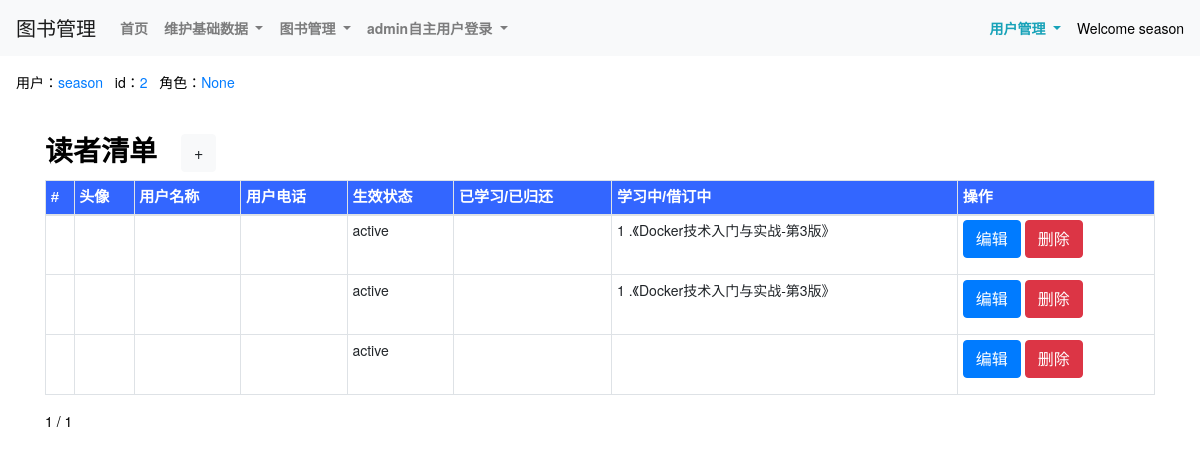
The page /theUserlist_show/ (signed in) on the database as committed earlier.
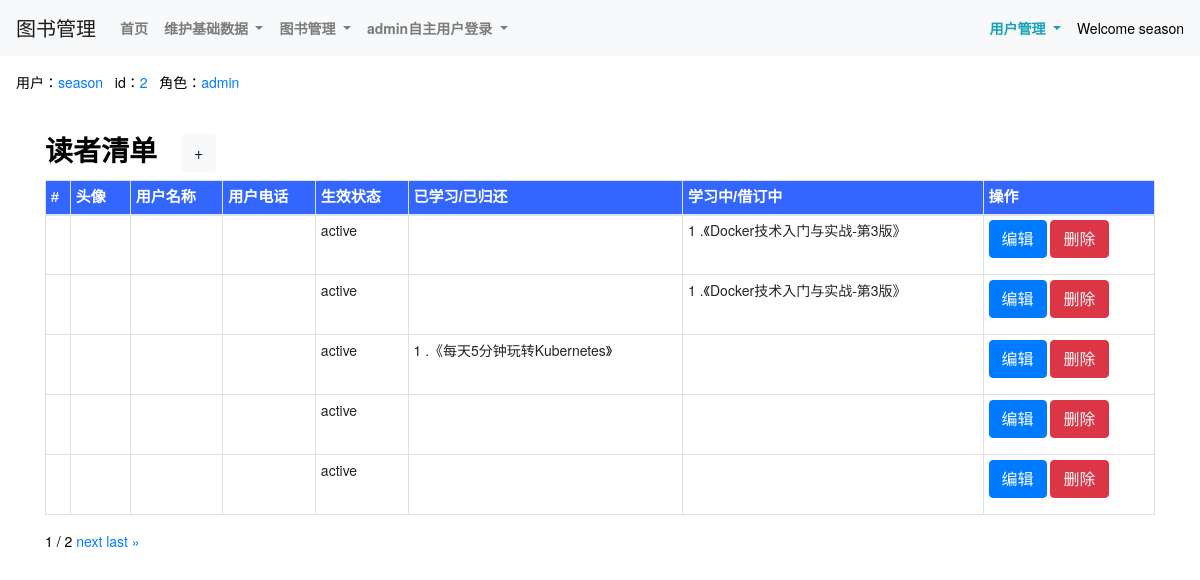
The same page on the database as committed later.
### book/models.py (models this page shows, shortened)
class User(AbstractUser):
    dept = models.CharField(max_length=500,verbose_name=('部门'),blank=True, null=True,)
    age = models.IntegerField(verbose_name=('年龄'),blank=True, null=True,)
    mobilenumber = models.CharField(max_length=500,verbose_name=('电话号码'),blank=True, null=True,)
    role = models.CharField(max_length=500,verbose_name=('角色'),blank=True, null=True,)
    theUser_status1 = models.CharField(max_length=500,verbose_name=('用户状态1'),choices=THEUSERSTATUS_TYPE,default='active')
    field1 = models.CharField(max_length=500,verbose_name=('属性1'),blank=True, null=True,)
    field2 = models.CharField(max_length=500,verbose_name=('属性2'),blank=True, null=True,)
    field3 = models.CharField(max_length=500,verbose_name=('属性3'),blank=True, null=True,)
    field4 = models.CharField(max_length=500,verbose_name=('属性4'),blank=True, null=True,)
    class Meta(AbstractUser.Meta):
        swappable = 'AUTH_USER_MODEL'

class theBorrow(models.Model):
    boid = models.AutoField(primary_key=True)
    theBorrow_add_datetime = models.DateTimeField(max_length=500,verbose_name=('创建日期'),auto_now_add=True)
    theBorrow_update_datetime = models.DateTimeField(max_length=500,verbose_name=('修改日期'),auto_now=True)
    theBorrow_theUser = models.ForeignKey(User,on_delete=models.CASCADE) #related_name='borrow_theUser',
    theBorrow_theBook = models.ForeignKey(theBook,on_delete=models.CASCADE)  #,related_name='borrow_theBook'
    theBorrow_duration = models.IntegerField(verbose_name=('借订天数'),blank=True, null=True,)
    theBorrow_status1 = models.CharField(max_length=500, choices=THEBORROWSTATUS_TYPE, verbose_name=('借订状态1'))
    theBorrow_status2 = models.CharField(max_length=500,verbose_name=('借订状态2'),blank=True, null=True,)
    theBorrow_status3 = models.CharField(max_length=500,verbose_name=('借订状态3'),blank=True, null=True,)
    class Meta:
        verbose_name = ('借订')
        verbose_name_plural = ('借订')
        unique_together = [['theBorrow_theUser','theBorrow_theBook']] # 联合唯一

class theBook(models.Model):
    bid = models.AutoField(primary_key=True)
    theBook_name = models.CharField(max_length=500,verbose_name=('图书名称'),)
    theBook_location = models.ForeignKey(location,blank=True, null=True, on_delete=models.CASCADE,related_name='Book_location')
    theBook_type = models.CharField(max_length=500, verbose_name=('电子书/纸质书'),choices=THEBOOK_TYPE,)
    theBook_category = models.ForeignKey(category,blank=True, null=True, on_delete=models.CASCADE,related_name='Book_category')
    theBook_logo = models.ImageField(max_length=500, verbose_name=('图书照片1'),upload_to='images/')
    theBook_attachment = models.FileField(max_length=10000,verbose_name=('图书附件(备用)'),blank=True, null=True,upload_to='file')
    theBook_status1 = models.CharField(max_length=500,verbose_name=('图书状态1'),choices=THESTATUS_TYPE,)
    theBook_status2 = models.CharField(max_length=500,verbose_name=('图书状态2(备用)'),blank=True, null=True,)
    theBook_status3 = models.CharField(max_length=500,verbose_name=('图书状态3(备用)'),blank=True, null=True,)
    theBook_id = models.CharField(max_length=500,verbose_name=('图书编号(备用)'),blank=True, null=True,)
    theBook_information1 = models.TextField(max_length=10000,verbose_name=('图书信息1'),blank=True, null=True,)
    theBook_information2 = models.TextField(max_length=10000,verbose_name=('图书信息2(备用)'),blank=True, null=True,)
    theBook_information3 = models.TextField(max_length=10000,verbose_name=('图书信息3(备用)'),blank=True, null=True,)
    theBook_information4 = models.TextField(max_length=10000,verbose_name=('图书信息4(备用)'),blank=True, null=True,)
    theBook_information5 = models.TextField(max_length=10000,verbose_name=('图书信息5(备用)'),blank=True, null=True,)
    class Meta:
        verbose_name = ('图书')
        verbose_name_plural = ('图书')
        ordering = ['theBook_category'] # 返回值排序

### book/views.py (the view)
# urls.py: path('theUserlist_show/', views.theUserlist_show, name='theUserlist_show'),
def theUserlist_show(request,page=1):
    theUserlist = User.objects.all()
    paginator = Paginator(theUserlist, 5)
    try:
        page_obj = paginator.page(page)
    except PageNotAnInteger:
        page_obj = paginator.page(1)
    except EmptyPage:
        page_obj = paginator.page(paginator.num_pages)
    return render(request,'theUserlist_show.html',locals())

### templates/theUserlist_show.html (shortened to what this page needs)
{% extends 'base.html' %}
{% load static %}
{% block body_block %}
<div class="container">
    <div class="row py-4 align-items-center">
        <div class="col-lg-12 col-md-12 mt-0 table-responsive"  style="background-color: #fff;">
            <h3 class="font-weight-bold">读者清单<a class="ml-4 btn btn-light" href="/theUserlist_new/">+</a></h3>
            <table class="table table-striped table-sm table-bordered ">
                <thead>
                    <tr style="color:White;background-color:#3366FF;font-family:微軟正黑體,Tahoma,Arial,微軟雅黑體;font-size:15px;">
                        <th scope="col">#</th>
                        <th scope="col">头像</th>
                        <th scope="col">用户名称</th>
                        <th scope="col">用户电话</th>
                        <th scope="col">生效状态</th>
                        <th scope="col">已学习/已归还</th>
                        <th scope="col">学习中/借订中</th>
                        <th scope="col">操作</th>
                    </tr>
                </thead>
                {% for theUser in page_obj.object_list %}
                    <td>{{ theUser.uid }}</td>
                    <td class="" style="width:60px; height:60px">
                    </td>
                    <td>{{ theUser.theUser_name }}</td>
                    <td>{{ theUser.theUser_phone }}</td>
                    <td>{{ theUser.theUser_status1 }}</td>
                    <td>
                        {% for object in theUser.theborrow_set.all %}
                            {% if object.theBorrow_status1 == '已归还' or object.theBorrow_status1 == '已学习' %}
                                <div>{{ forloop.counter }} .《{{ object.theBorrow_theBook.theBook_name }}》</div>
                            {% endif %}
                        {% endfor %}
                    </td>
                    <td>
                        {% for object in theUser.theborrow_set.all %}
                            {% if object.theBorrow_status1 == '借订中' %}
                                <div>{{ forloop.counter }} .《{{ object.theBorrow_theBook.theBook_name }}》</div>
                            {% endif %}
                        {% endfor %}
                    </td>
                    <td>
                        <a class="btn btn-primary btn-xs" href="/theUserlist_edit/{{ theUser.uid }}/">编辑</a>
                        <a class="btn btn-danger btn-xs" href="/theUserlist_delete/{{ theUser.uid }}/">删除</a>
                    </td>
                {% endfor %}
            </table>
            <div class="pagination">
                <span class="step-links">
                    <span class="current">
                            {{ page_obj.number }} / {{ page_obj.paginator.num_pages }}
                    </span>
                    {% if page_obj.has_next %}
                        <a href="/theUserlist_show/{{ page_obj.next_page_number }}/">next</a>
                        <a href="/theUserlist_show/{{ page_obj.paginator.num_pages }}/">last &raquo;</a>
                    {% endif %}
                </span>
            </div>
        </div>
    </div>
</div>
<br>
<br>
<br>
<br>
<br>
{% endblock %}

### templates/base.html (shortened to what this page needs)
{% load static %}
<!DOCTYPE html>
<html>
    <head>
        <link href="{% static 'css/bootstrap.css' %}" rel="stylesheet">
        <link href="{% static 'css/font-awesome/css/font-awesome.css' %}" rel="stylesheet">
    </head>
<body>
    {% block nav_block %}
    <nav class="navbar navbar-expand-lg navbar-light bg-light">
        <a class="navbar-brand" href="#">图书管理</a>
        <div class="collapse navbar-collapse" id="navbarSupportedContent">
          <div class="navbar-nav">
            <a class="nav-link  font-weight-bold" href="/" >首页</a>
            <li class="nav-item dropdown">
                <a class="nav-link  font-weight-bold dropdown-toggle" href="/list/" id="navbarDropdown" role="button" data-toggle="dropdown">
                    维护基础数据
                </a>
            </li>
            <li class="nav-item dropdown">
                <a class="nav-link  font-weight-bold dropdown-toggle" href="/list/" id="navbarDropdown" role="button" data-toggle="dropdown">
                    图书管理
                </a>
            </li>
            <li class="nav-item dropdown">
                <a class="nav-link  font-weight-bold dropdown-toggle" href="/list/" id="navbarDropdown" role="button" data-toggle="dropdown">
                    admin自主用户登录
                </a>
            </li>
          </div>
        </div>
        {% if user.is_authenticated %}
            <div class="nav-item dropdown">
                <a class="nav-link active font-weight-bold text-info dropdown-toggle" href="#" id="navbarDropdown" role="button" data-toggle="dropdown">
                    用户管理
                </a>
            </div>
            Welcome {{ user.username }}
        {% else %}
            Please login first.
            <a class="float-right btn btn-primary mx-1 " href="/user_login/">登入</a>
        {% endif %}
    </nav>
    {% endblock %}
    {% block permission_block %}
        {% if request.user.is_authenticated %}
        <div class="m-3">
            用户：<span class="text-primary">{{ request.user.username }}</span>&nbsp;&nbsp;
            id：<span class="text-primary">{{ request.user.id }}</span>&nbsp;&nbsp;
            角色：<span class="text-primary">{{ request.user.role }}</span>&nbsp;&nbsp;
        </div>
        {% endif %}
    {% endblock %}
    {% block body_block %}
    {% endblock %}
</body>
</html>

Rows that differ between the two databases and show on the page:
changed User "season": user.role "None" → "admin"
added theBorrow: theBorrow_theBook.theBook_name "每天5分钟玩转Kubernetes", shown under User (number 3 of 5 on the later page)
added User: theUser_status1 "active"
added User: theUser_status1 "active"
Other text that changed with them:
{{ page_obj.paginator.num_pages }}: "1" → "2"
text now shown: "next last »"
